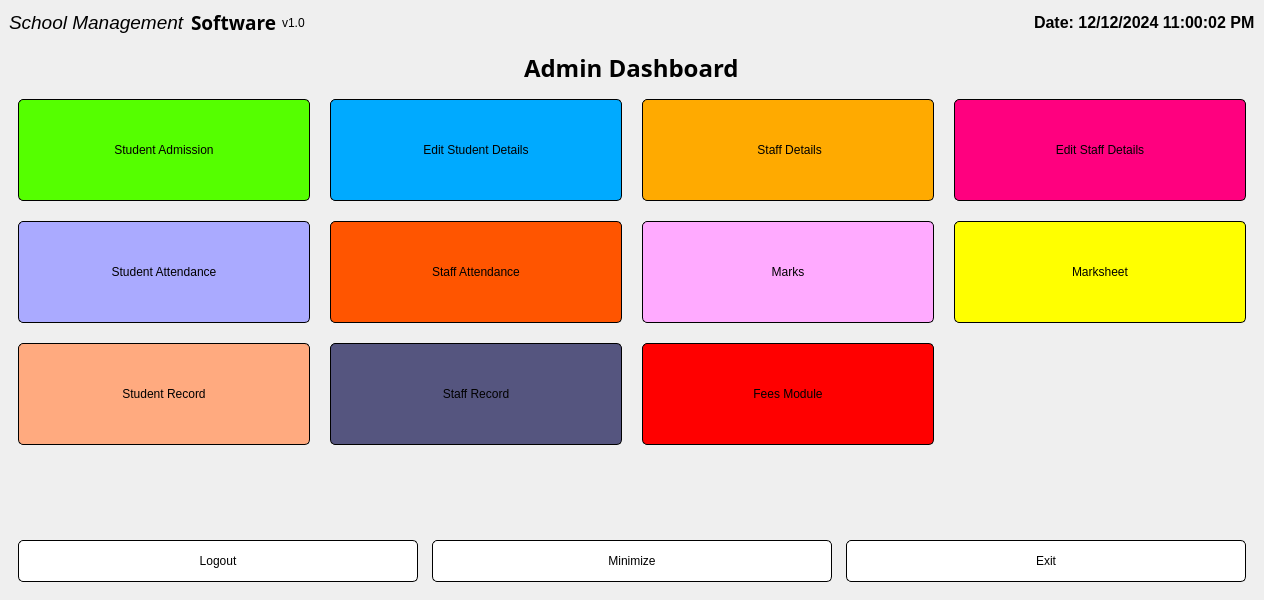
<?xml version="1.0" encoding="UTF-8"?>
<ui version="4.0">
 <class>MainWindow</class>
 <widget class="QMainWindow" name="MainWindow">
  <property name="geometry">
   <rect>
    <x>0</x>
    <y>0</y>
    <width>1264</width>
    <height>600</height>
   </rect>
  </property>
  <property name="windowTitle">
   <string>School Management Software</string>
  </property>
  <widget class="QWidget" name="centralwidget">
   <property name="styleSheet">
    <string notr="true"/>
   </property>
   <layout class="QVBoxLayout" name="verticalLayout">
    <item>
     <layout class="QHBoxLayout" name="horizontalLayout">
      <property name="topMargin">
       <number>0</number>
      </property>
      <item>
       <layout class="QHBoxLayout" name="horizontalLayout_2">
        <item alignment="Qt::AlignLeft">
         <widget class="QLabel" name="label">
          <property name="font">
           <font>
            <pointsize>14</pointsize>
            <italic>true</italic>
           </font>
          </property>
          <property name="text">
           <string>School Management</string>
          </property>
         </widget>
        </item>
        <item alignment="Qt::AlignLeft">
         <widget class="QLabel" name="label_6">
          <property name="font">
           <font>
            <family>Segoe Print</family>
            <pointsize>14</pointsize>
            <bold>true</bold>
           </font>
          </property>
          <property name="text">
           <string>Software</string>
          </property>
         </widget>
        </item>
        <item>
         <widget class="QLabel" name="label_7">
          <property name="text">
           <string>v1.0</string>
          </property>
         </widget>
        </item>
        <item>
         <spacer name="horizontalSpacer">
          <property name="orientation">
           <enum>Qt::Horizontal</enum>
          </property>
          <property name="sizeHint" stdset="0">
           <size>
            <width>40</width>
            <height>20</height>
           </size>
          </property>
         </spacer>
        </item>
       </layout>
      </item>
      <item alignment="Qt::AlignRight">
       <widget class="QLabel" name="date_label">
        <property name="font">
         <font>
          <pointsize>12</pointsize>
          <bold>true</bold>
         </font>
        </property>
        <property name="text">
         <string>Date: 12/12/2024 11:00:02 PM</string>
        </property>
       </widget>
      </item>
     </layout>
    </item>
    <item>
     <widget class="QStackedWidget" name="stackedWidget">
      <property name="styleSheet">
       <string notr="true">QStackedWidget {
	background-image: url(:/assets/classroom.png);
    background-position: center;

}
</string>
      </property>
      <property name="currentIndex">
       <number>0</number>
      </property>
      <widget class="QWidget" name="main_pag">
       <layout class="QVBoxLayout" name="verticalLayout_4">
        <property name="spacing">
         <number>14</number>
        </property>
        <item alignment="Qt::AlignHCenter|Qt::AlignTop">
         <widget class="QLabel" name="label_5">
          <property name="font">
           <font>
            <family>Segoe Print</family>
            <pointsize>18</pointsize>
            <bold>true</bold>
           </font>
          </property>
          <property name="text">
           <string>Admin Dashboard</string>
          </property>
         </widget>
        </item>
        <item>
         <layout class="QGridLayout" name="gridLayout">
          <property name="spacing">
           <number>20</number>
          </property>
          <item row="1" column="4">
           <widget class="QPushButton" name="edit_staff_btn">
            <property name="styleSheet">
             <string notr="true">QPushButton{
	background-color: rgb(255, 0, 127);
	height:100px;
	width: 100px;
	font: 700 15pt &quot;Segoe UI&quot;;border-radius:5px;
	border: 1px solid black;
}</string>
            </property>
            <property name="text">
             <string>Edit Staff Details</string>
            </property>
            <property name="icon">
             <iconset resource="../icons_res.qrc">
              <normaloff>:/assets/staff.png</normaloff>:/assets/staff.png</iconset>
            </property>
            <property name="iconSize">
             <size>
              <width>60</width>
              <height>60</height>
             </size>
            </property>
           </widget>
          </item>
          <item row="3" column="2">
           <widget class="QPushButton" name="staff_attend_btn">
            <property name="styleSheet">
             <string notr="true">QPushButton{
	background-color: rgb(255, 85, 0);
	height:100px;
	width: 100px;
	font: 700 15pt &quot;Segoe UI&quot;;border-radius:5px;
	border: 1px solid black;
}</string>
            </property>
            <property name="text">
             <string>Staff Attendance</string>
            </property>
            <property name="icon">
             <iconset resource="../icons_res.qrc">
              <normaloff>:/assets/staff-attend.png</normaloff>:/assets/staff-attend.png</iconset>
            </property>
            <property name="iconSize">
             <size>
              <width>60</width>
              <height>60</height>
             </size>
            </property>
           </widget>
          </item>
          <item row="1" column="2">
           <widget class="QPushButton" name="edit_btn">
            <property name="styleSheet">
             <string notr="true">QPushButton{
	background-color: rgb(0, 170, 255);
	height:100px;
	width: 100px;
	font: 700 15pt &quot;Segoe UI&quot;;border-radius:5px;
	border: 1px solid black;
}</string>
            </property>
            <property name="text">
             <string>Edit Student Details</string>
            </property>
            <property name="icon">
             <iconset resource="../icons_res.qrc">
              <normaloff>:/assets/edit_stud.png</normaloff>:/assets/edit_stud.png</iconset>
            </property>
            <property name="iconSize">
             <size>
              <width>60</width>
              <height>60</height>
             </size>
            </property>
           </widget>
          </item>
          <item row="1" column="3">
           <widget class="QPushButton" name="teache_btn">
            <property name="styleSheet">
             <string notr="true">QPushButton{
	background-color: rgb(255, 170, 0);
	height:100px;
	width: 100px;
	font: 700 15pt &quot;Segoe UI&quot;;border-radius:5px;
	border: 1px solid black;
}</string>
            </property>
            <property name="text">
             <string> Staff Details</string>
            </property>
            <property name="icon">
             <iconset resource="../icons_res.qrc">
              <normaloff>:/assets/teaching.png</normaloff>:/assets/teaching.png</iconset>
            </property>
            <property name="iconSize">
             <size>
              <width>60</width>
              <height>60</height>
             </size>
            </property>
           </widget>
          </item>
          <item row="3" column="1">
           <widget class="QPushButton" name="student_attend_btn">
            <property name="styleSheet">
             <string notr="true">QPushButton{
	background-color: rgb(170, 170, 255);
	height:100px;
	width: 100px;
	font: 700 15pt &quot;Segoe UI&quot;;border-radius:5px;
	border: 1px solid black;
}</string>
            </property>
            <property name="text">
             <string>Student Attendance</string>
            </property>
            <property name="icon">
             <iconset resource="../icons_res.qrc">
              <normaloff>:/assets/attendance.png</normaloff>:/assets/attendance.png</iconset>
            </property>
            <property name="iconSize">
             <size>
              <width>60</width>
              <height>60</height>
             </size>
            </property>
           </widget>
          </item>
          <item row="3" column="4">
           <widget class="QPushButton" name="marksheet_btn">
            <property name="styleSheet">
             <string notr="true">QPushButton{
	background-color: rgb(255, 255, 0);
	height:100px;
	width: 100px;
	font: 700 15pt &quot;Segoe UI&quot;;border-radius:5px;
	border: 1px solid black;
}</string>
            </property>
            <property name="text">
             <string>Marksheet</string>
            </property>
            <property name="icon">
             <iconset resource="../icons_res.qrc">
              <normaloff>:/assets/result.png</normaloff>:/assets/result.png</iconset>
            </property>
            <property name="iconSize">
             <size>
              <width>60</width>
              <height>60</height>
             </size>
            </property>
           </widget>
          </item>
          <item row="1" column="1">
           <widget class="QPushButton" name="admission_btn">
            <property name="styleSheet">
             <string notr="true">QPushButton{
	height:100px;
	width: 100px;
	font: 700 15pt &quot;Segoe UI&quot;;
	border-radius:5px;
	border: 1px solid black;
	background-color: rgb(85, 255, 0);
}</string>
            </property>
            <property name="text">
             <string>Student Admission</string>
            </property>
            <property name="icon">
             <iconset resource="../icons_res.qrc">
              <normaloff>:/assets/admission_icon.png</normaloff>:/assets/admission_icon.png</iconset>
            </property>
            <property name="iconSize">
             <size>
              <width>60</width>
              <height>60</height>
             </size>
            </property>
           </widget>
          </item>
          <item row="3" column="3">
           <widget class="QPushButton" name="marks_btn">
            <property name="styleSheet">
             <string notr="true">QPushButton{
	background-color: rgb(255, 170, 255);
	height:100px;
	width: 100px;
	font: 700 15pt &quot;Segoe UI&quot;;border-radius:5px;
	border: 1px solid black;
}</string>
            </property>
            <property name="text">
             <string>Marks</string>
            </property>
            <property name="icon">
             <iconset resource="../icons_res.qrc">
              <normaloff>:/assets/marks.png</normaloff>:/assets/marks.png</iconset>
            </property>
            <property name="iconSize">
             <size>
              <width>60</width>
              <height>60</height>
             </size>
            </property>
           </widget>
          </item>
          <item row="4" column="1">
           <widget class="QPushButton" name="std_rec_btn">
            <property name="styleSheet">
             <string notr="true">QPushButton{
	background-color: rgb(255, 170, 127);
	height:100px;
	width: 100px;
	font: 700 15pt &quot;Segoe UI&quot;;border-radius:5px;
	border: 1px solid black;
}</string>
            </property>
            <property name="text">
             <string>Student Record</string>
            </property>
            <property name="icon">
             <iconset resource="../icons_res.qrc">
              <normaloff>:/assets/std_record.png</normaloff>:/assets/std_record.png</iconset>
            </property>
            <property name="iconSize">
             <size>
              <width>60</width>
              <height>60</height>
             </size>
            </property>
           </widget>
          </item>
          <item row="4" column="2">
           <widget class="QPushButton" name="staff_rec_btn">
            <property name="styleSheet">
             <string notr="true">QPushButton{
	background-color: rgb(85, 85, 127);
	height:100px;
	width: 100px;
	font: 700 15pt &quot;Segoe UI&quot;;border-radius:5px;
	border: 1px solid black;
}</string>
            </property>
            <property name="text">
             <string>Staff Record</string>
            </property>
            <property name="icon">
             <iconset resource="../icons_res.qrc">
              <normaloff>:/assets/staff_record.png</normaloff>:/assets/staff_record.png</iconset>
            </property>
            <property name="iconSize">
             <size>
              <width>60</width>
              <height>60</height>
             </size>
            </property>
           </widget>
          </item>
          <item row="4" column="3">
           <widget class="QPushButton" name="fees_btn">
            <property name="styleSheet">
             <string notr="true">QPushButton{
	background-color: rgb(255, 0, 0);
	height:100px;
	width: 100px;
	font: 700 15pt &quot;Segoe UI&quot;;border-radius:5px;
	border: 1px solid black;
}</string>
            </property>
            <property name="text">
             <string>Fees Module</string>
            </property>
            <property name="icon">
             <iconset resource="../icons_res.qrc">
              <normaloff>:/assets/fees.png</normaloff>:/assets/fees.png</iconset>
            </property>
            <property name="iconSize">
             <size>
              <width>60</width>
              <height>60</height>
             </size>
            </property>
           </widget>
          </item>
         </layout>
        </item>
        <item>
         <spacer name="verticalSpacer">
          <property name="orientation">
           <enum>Qt::Vertical</enum>
          </property>
          <property name="sizeHint" stdset="0">
           <size>
            <width>20</width>
            <height>40</height>
           </size>
          </property>
         </spacer>
        </item>
        <item>
         <layout class="QHBoxLayout" name="horizontalLayout_3">
          <property name="topMargin">
           <number>20</number>
          </property>
          <item>
           <widget class="QPushButton" name="logout_btn">
            <property name="styleSheet">
             <string notr="true">QPushButton{
	background-color: rgb(255, 255, 255);
	border: 1px solid black;
	border-radius:5px;
	height:40px;
	font: 700 14pt &quot;Segoe UI&quot;;
}</string>
            </property>
            <property name="text">
             <string>Logout</string>
            </property>
            <property name="icon">
             <iconset resource="../icons_res.qrc">
              <normaloff>:/assets/logout.png</normaloff>:/assets/logout.png</iconset>
            </property>
            <property name="iconSize">
             <size>
              <width>30</width>
              <height>30</height>
             </size>
            </property>
           </widget>
          </item>
          <item>
           <widget class="QPushButton" name="minimize_btn">
            <property name="styleSheet">
             <string notr="true">QPushButton{
	background-color: rgb(255, 255, 255);
	border: 1px solid black;
	border-radius:5px;
	height:40px;
	font: 700 14pt &quot;Segoe UI&quot;;
}</string>
            </property>
            <property name="text">
             <string>Minimize</string>
            </property>
            <property name="icon">
             <iconset resource="../icons_res.qrc">
              <normaloff>:/assets/minimize.png</normaloff>:/assets/minimize.png</iconset>
            </property>
            <property name="iconSize">
             <size>
              <width>30</width>
              <height>30</height>
             </size>
            </property>
           </widget>
          </item>
          <item>
           <widget class="QPushButton" name="exit_btn">
            <property name="styleSheet">
             <string notr="true">QPushButton{
	background-color: rgb(255, 255, 255);
	border: 1px solid black;
	border-radius:5px;
	height:40px;
	font: 700 14pt &quot;Segoe UI&quot;;
}</string>
            </property>
            <property name="text">
             <string>Exit</string>
            </property>
            <property name="icon">
             <iconset resource="../icons_res.qrc">
              <normaloff>:/assets/close.png</normaloff>:/assets/close.png</iconset>
            </property>
            <property name="iconSize">
             <size>
              <width>30</width>
              <height>30</height>
             </size>
            </property>
           </widget>
          </item>
         </layout>
        </item>
       </layout>
      </widget>
     </widget>
    </item>
   </layout>
  </widget>
 </widget>
 <tabstops>
  <tabstop>admission_btn</tabstop>
  <tabstop>edit_btn</tabstop>
  <tabstop>teache_btn</tabstop>
  <tabstop>student_attend_btn</tabstop>
  <tabstop>staff_attend_btn</tabstop>
  <tabstop>marksheet_btn</tabstop>
  <tabstop>logout_btn</tabstop>
  <tabstop>minimize_btn</tabstop>
  <tabstop>exit_btn</tabstop>
 </tabstops>
 <resources>
  <include location="../icons_res.qrc"/>
 </resources>
 <connections/>
</ui>
